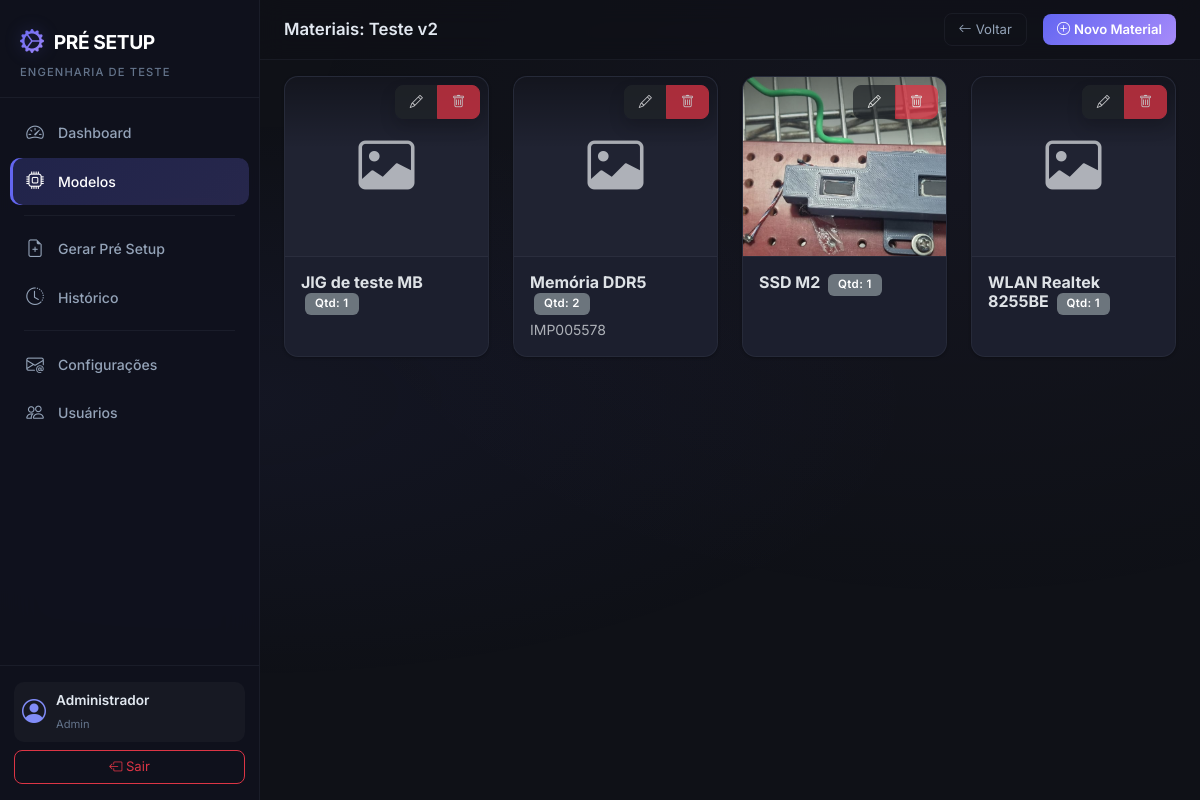
/models/2/materials (signed in), run on the app's committed database.
### app/models.py (models this page shows, shortened)
class User(UserMixin, db.Model):
    __tablename__ = 'users'
    id = db.Column(db.Integer, primary_key=True)
    name = db.Column(db.String(150), nullable=False)
    username = db.Column(db.String(150), unique=True, nullable=False)
    email = db.Column(db.String(150), unique=True, nullable=True)
    password_hash = db.Column(db.String(256), nullable=False)
    profile = db.Column(db.String(50), nullable=False, default='Engenharia')  # Admin, Engenharia
    is_active_user = db.Column(db.Boolean, default=True)
    created_at = db.Column(db.DateTime, default=datetime.now)
    setups = db.relationship('PreSetup', backref='user', lazy='dynamic')
    @property
    def is_active(self):
        return self.is_active_user

class ProductModel(db.Model):
    __tablename__ = 'product_models'
    id = db.Column(db.Integer, primary_key=True)
    name = db.Column(db.String(150), unique=True, nullable=False)
    product_type = db.Column(db.String(50), nullable=False)  # Notebook, Desktop, Tiny
    station = db.Column(db.String(50), nullable=True)  # FCT, SHELL, IO
    is_active = db.Column(db.Boolean, default=True)
    created_at = db.Column(db.DateTime, default=datetime.now)
    template_items = db.relationship('TemplateItem', backref='product_model', lazy='dynamic',
                                     cascade='all, delete-orphan')
    items = db.relationship('Item', backref='product_model', lazy='dynamic',
                            cascade='all, delete-orphan')
    setups = db.relationship('PreSetup', backref='product_model', lazy='dynamic')

class Item(db.Model):
    __tablename__ = 'items'
    id = db.Column(db.Integer, primary_key=True)
    product_model_id = db.Column(db.Integer, db.ForeignKey('product_models.id'), nullable=True) # Temporarily nullable for migration
    name = db.Column(db.String(200), nullable=False)
    internal_code = db.Column(db.String(50), unique=False, nullable=True) # Removing unique constraint for simplicity
    category = db.Column(db.String(50), nullable=False, default='GERAL')
    description = db.Column(db.Text, nullable=True)
    image_filename = db.Column(db.String(300), nullable=True)
    quantity = db.Column(db.Integer, nullable=False, default=1)
    is_active = db.Column(db.Boolean, default=True)
    created_at = db.Column(db.DateTime, default=datetime.now)

### app/models_blueprint/routes.py (the view)
@models_bp.route('/<int:model_id>/materials')
@login_required
@admin_required
def materials(model_id):
    model = ProductModel.query.get_or_404(model_id)
    materials = Item.query.filter_by(product_model_id=model_id).order_by(Item.name).all()
    return render_template('models/materials.html', model=model, materials=materials)

### app/models.py (called while the page is built)
@login_manager.user_loader
def load_user(user_id):
    return User.query.get(int(user_id))

### app/templates/models/materials.html (shortened to what this page needs)
{% extends "base.html" %}
{% block page_title %}Materiais: {{ model.name }}{% endblock %}
{% block page_actions %}
<a href="{{ url_for('models_blueprint.index') }}" class="btn btn-outline-secondary btn-sm me-2">
    <i class="bi bi-arrow-left me-1"></i>Voltar
</a>
<button class="btn btn-primary btn-sm" data-bs-toggle="modal" data-bs-target="#addMaterialModal">
    <i class="bi bi-plus-circle me-1"></i>Novo Material
</button>
{% endblock %}
{% block content %}
<div class="row">
    {% if materials %}
    {% for material in materials %}
    <div class="col-xl-3 col-lg-4 col-md-6 mb-4">
        <div class="card card-custom h-100">
            <div class="position-relative">
                {% if material.image_filename %}
                <img src="{{ url_for('static', filename='uploads/' + material.image_filename) }}"
                    class="card-img-top material-img" alt="{{ material.name }}">
                {% else %}
                <div class="material-img-placeholder d-flex align-items-center justify-content-center">
                    <i class="bi bi-image text-muted display-4"></i>
                </div>
                {% endif %}
                <div class="card-img-overlay d-flex justify-content-end align-items-start p-2">
                    <div class="btn-group shadow">
                        <button class="btn btn-dark btn-sm opacity-75" data-bs-toggle="modal"
                            data-bs-target="#editMaterialModal{{ material.id }}">
                            <i class="bi bi-pencil"></i>
                        </button>
                        <button class="btn btn-danger btn-sm opacity-75" data-bs-toggle="modal"
                            data-bs-target="#deleteMaterialModal{{ material.id }}">
                            <i class="bi bi-trash"></i>
                        </button>
                    </div>
                </div>
            </div>
            <div class="card-body">
                <h6 class="card-title fw-bold {% if material.description %}mb-1{% else %}mb-0{% endif %}">
                    {{ material.name }}
                    <span class="badge bg-secondary ms-1">Qtd: {{ material.quantity }}</span>
                </h6>
                {% if material.description %}
                <p class="card-text text-muted small mb-0">
                    {{ material.description }}
                </p>
                {% endif %}
            </div>
        </div>
    </div>
    {% endfor %}
    {% endif %}
</div>
{% endblock %}

### app/templates/base.html (shortened to what this page needs)
<!DOCTYPE html>
<html lang="pt-BR" data-bs-theme="dark">
<head>
    <link href="https://cdn.jsdelivr.net/npm/bootstrap@5.3.3/dist/css/bootstrap.min.css" rel="stylesheet">
    <link href="https://cdn.jsdelivr.net/npm/bootstrap-icons@1.11.3/font/bootstrap-icons.min.css" rel="stylesheet">
    <link rel="stylesheet" href="{{ url_for('static', filename='css/style.css') }}">
</head>
<body>
    {% if current_user.is_authenticated %}
    <nav class="sidebar" id="sidebar">
        <div class="sidebar-header">
            <div class="sidebar-brand">
                <i class="bi bi-gear-wide-connected"></i>
                <span>PRÉ SETUP</span>
            </div>
            <small class="sidebar-subtitle">Engenharia de Teste</small>
        </div>
        <ul class="sidebar-nav">
            <li class="sidebar-nav-item">
                <a href="{{ url_for('dashboard.index') }}" class="sidebar-nav-link {% if request.endpoint == 'dashboard.index' %}active{% endif %}">
                    <i class="bi bi-speedometer2"></i>
                    <span>Dashboard</span>
                </a>
            </li>
            {% if current_user.profile == 'Admin' %}
            <li class="sidebar-nav-item">
                <a href="{{ url_for('models_blueprint.index') }}" class="sidebar-nav-link {% if 'models_blueprint' in request.endpoint %}active{% endif %}">
                    <i class="bi bi-cpu"></i>
                    <span>Modelos</span>
                </a>
            </li>
            {% endif %}
            <li class="sidebar-divider"></li>
            <li class="sidebar-nav-item">
                <a href="{{ url_for('setup_requests.generate_select') }}" class="sidebar-nav-link {% if request.endpoint == 'setup_requests.generate_select' or request.endpoint == 'setup_requests.generate_form' %}active{% endif %}">
                    <i class="bi bi-file-earmark-plus"></i>
                    <span>Gerar Pré Setup</span>
                </a>
            </li>
            <li class="sidebar-nav-item">
                <a href="{{ url_for('setup_requests.history') }}" class="sidebar-nav-link {% if request.endpoint == 'setup_requests.history' or request.endpoint == 'setup_requests.detail' %}active{% endif %}">
                    <i class="bi bi-clock-history"></i>
                    <span>Histórico</span>
                </a>
            </li>
            {% if current_user.profile == 'Admin' %}
            <li class="sidebar-divider"></li>
            <li class="sidebar-nav-item">
                <a href="{{ url_for('email_config.index') }}" class="sidebar-nav-link {% if 'email_config' in request.endpoint %}active{% endif %}">
                    <i class="bi bi-envelope-at"></i>
                    <span>Configurações</span>
                </a>
            </li>
            <li class="sidebar-nav-item">
                <a href="{{ url_for('users.index') }}" class="sidebar-nav-link {% if 'users' in request.endpoint %}active{% endif %}">
                    <i class="bi bi-people"></i>
                    <span>Usuários</span>
                </a>
            </li>
            {% endif %}
        </ul>
        <div class="sidebar-footer">
            <div class="sidebar-user">
                <i class="bi bi-person-circle"></i>
                <div>
                    <div class="sidebar-user-name">{{ current_user.name }}</div>
                    <small class="sidebar-user-role">{{ current_user.profile }}</small>
                </div>
            </div>
            <a href="{{ url_for('auth.logout') }}" class="btn btn-outline-danger btn-sm w-100 mt-2">
                <i class="bi bi-box-arrow-left"></i> Sair
            </a>
        </div>
    </nav>
    <main class="main-content">
        <div class="topbar">
            <h5 class="topbar-title">{% block page_title %}{% endblock %}</h5>
            <div class="topbar-actions">
                {% block page_actions %}{% endblock %}
            </div>
        </div>
        <div class="container-fluid px-4 py-3">
            {% block content %}{% endblock %}
        </div>
    </main>
    {% else %}
        {% block fullpage %}{% endblock %}
    {% endif %}
</body>
</html>

### app/templates/models/materials.html (style rules this page uses)
.material-img { height: 180px; object-fit: cover; border-bottom: 1px solid var(--border-color); }
.material-img-placeholder { height: 180px; background: rgba(255, 255, 255, 0.02); border-bottom: 1px solid var(--border-color); }
.card-img-overlay { background: linear-gradient(to bottom, rgba(0, 0, 0, 0.4) 0%, transparent 40%); }

### data on the page
User: name "Administrador", profile "Admin"
ProductModel: name "Teste v2"
Item: name "JIG de teste MB", quantity "1"
Item: name "Memória DDR5", quantity "2", description "IMP005578"
Item: image_filename (picture), name "SSD M2", quantity "1"
Item: name "WLAN Realtek 8255BE", quantity "1"
